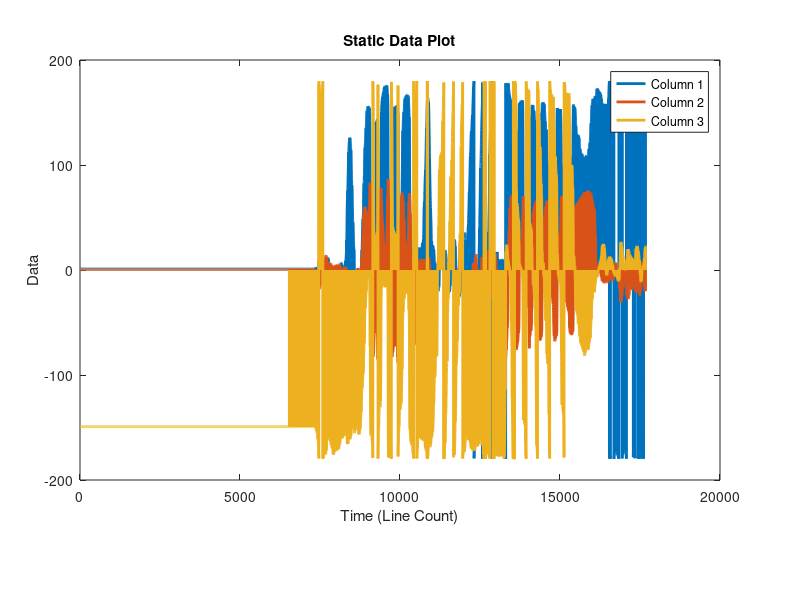

This chart was generated by the following MATLAB code:
function plotStaticData()
    % Create the main figure
    fig = figure('Name', 'Static Data Plotting', 'NumberTitle', 'off', 'Position', [100, 100, 800, 600]);

    % Create axes for plotting
    ax = axes('Parent', fig, 'Position', [0.1, 0.2, 0.8, 0.7]);

    % Read data from the finished text file (assuming the format is the same)
    data = dlmread('copied_data.txt'); % Update with your file name

    % Extract the data for each column
    column1 = data(:, 1);
    column2 = data(:, 2);
    column3 = data(:, 3);

    % Plot the data for each column
    plot(ax, column1, 'LineWidth', 2, 'DisplayName', 'Column 1');
    hold(ax, 'on');
    plot(ax, column2, 'LineWidth', 2, 'DisplayName', 'Column 2');
    plot(ax, column3, 'LineWidth', 2, 'DisplayName', 'Column 3');

    xlabel(ax, 'Time (Line Count)');
    ylabel(ax, 'Data');
    legend(ax, 'Location', 'Best');
    title(ax, 'Static Data Plot');
end
